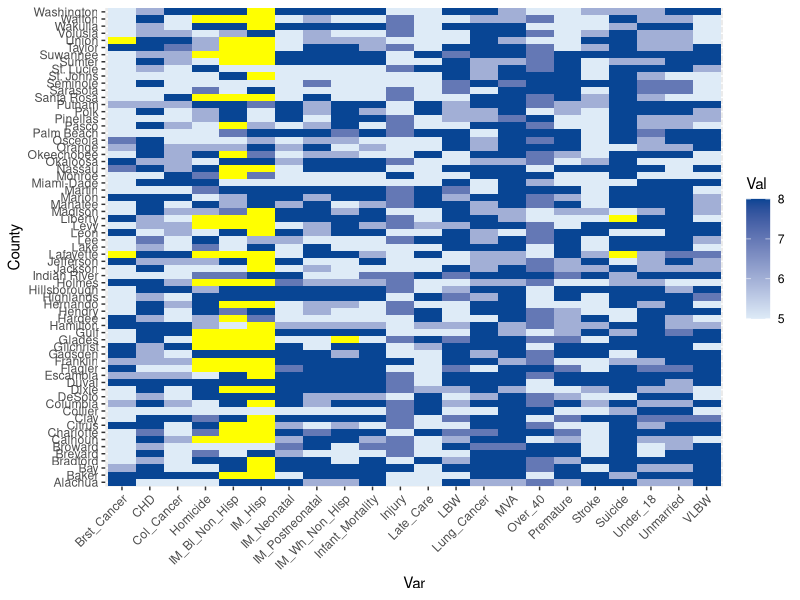

Generate this figure with R:

# prep environment
library("readr")
library("dplyr")
library("stringr")
library("tidyr")
library("RColorBrewer")
library("ggplot2")

# read file
fdata <- read_csv("RELATIVEHEALTHIMPORTANCE.csv")
class(fdata)
glimpse(fdata)

# clean
cln <- filter(fdata, CHSI_State_Name == "Florida")
remove(fdata)
cln <- cln[,c(-1:-2,-4:-6)]

# modify column names
tmpColNms <- colnames(cln)
tmpColNms <- str_remove_all(tmpColNms, "RHI_")
tmpColNms <- str_remove_all(tmpColNms, "_Ind")
tmpColNms <- str_replace(tmpColNms, "CHSI_County_Name", "County")
colnames(cln) <- tmpColNms

# pivot for plot - going long
clnLong <- pivot_longer(cln, -"County",
                      names_to = "Var", values_to = "Val")

# check value boundaries
max(clnLong$Val)
min(clnLong$Val)

# delete invalid data - replace with NA iot plot NA values
clnLong[clnLong==-1] <- NA

# heat map
brewer.pal( 8, "Blues" )

ggplot(clnLong, aes(x=Var, y=County) ) +
  geom_tile( aes(fill=Val) ) +
  scale_fill_gradient(low = "#DEEBF7",
                      na.value = "yellow",
                      high = "#084594" ) +
  theme(axis.text.x = element_text(angle = 45, hjust = 1) )

